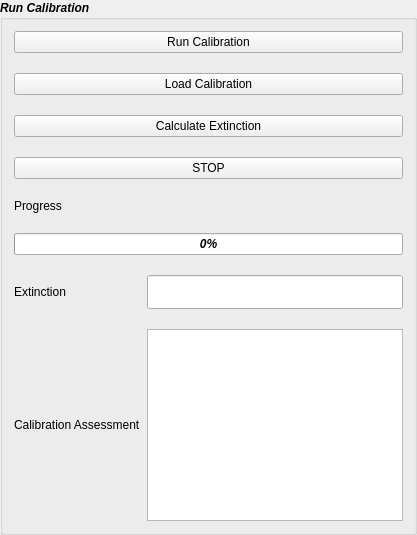
            <widget class="QGroupBox" name="run_calib">
             <property name="font">
              <font>
               <weight>75</weight>
               <italic>true</italic>
               <bold>true</bold>
              </font>
             </property>
             <property name="title">
              <string>Run Calibration</string>
             </property>
             <layout class="QGridLayout" name="gridLayout_12">
              <property name="verticalSpacing">
               <number>20</number>
              </property>
              <item row="8" column="0">
               <widget class="QLabel" name="labell_calib_assessment">
                <property name="font">
                 <font>
                  <weight>50</weight>
                  <italic>false</italic>
                  <bold>false</bold>
                 </font>
                </property>
                <property name="text">
                 <string>Calibration Assessment</string>
                </property>
               </widget>
              </item>
              <item row="4" column="0">
               <widget class="QLabel" name="label_progress">
                <property name="font">
                 <font>
                  <weight>50</weight>
                  <italic>false</italic>
                  <bold>false</bold>
                 </font>
                </property>
                <property name="text">
                 <string>Progress</string>
                </property>
               </widget>
              </item>
              <item row="6" column="0">
               <widget class="QLabel" name="label_extinction">
                <property name="sizePolicy">
                 <sizepolicy hsizetype="Fixed" vsizetype="Preferred">
                  <horstretch>0</horstretch>
                  <verstretch>0</verstretch>
                 </sizepolicy>
                </property>
                <property name="font">
                 <font>
                  <weight>50</weight>
                  <italic>false</italic>
                  <bold>false</bold>
                 </font>
                </property>
                <property name="text">
                 <string>Extinction</string>
                </property>
               </widget>
              </item>
              <item row="0" column="0" colspan="2">
               <widget class="QPushButton" name="qbutton_calibrate">
                <property name="sizePolicy">
                 <sizepolicy hsizetype="Minimum" vsizetype="Fixed">
                  <horstretch>0</horstretch>
                  <verstretch>0</verstretch>
                 </sizepolicy>
                </property>
                <property name="font">
                 <font>
                  <weight>50</weight>
                  <italic>false</italic>
                  <bold>false</bold>
                 </font>
                </property>
                <property name="text">
                 <string>Run Calibration</string>
                </property>
                <property name="autoDefault">
                 <bool>false</bool>
                </property>
               </widget>
              </item>
              <item row="5" column="0" colspan="2">
               <widget class="QProgressBar" name="progress_bar">
                <property name="value">
                 <number>0</number>
                </property>
               </widget>
              </item>
              <item row="2" column="0" colspan="2">
               <widget class="QPushButton" name="qbutton_calc_extinction">
                <property name="font">
                 <font>
                  <weight>50</weight>
                  <italic>false</italic>
                  <bold>false</bold>
                 </font>
                </property>
                <property name="text">
                 <string>Calculate Extinction</string>
                </property>
               </widget>
              </item>
              <item row="6" column="1">
               <widget class="QLineEdit" name="le_extinction">
                <property name="sizePolicy">
                 <sizepolicy hsizetype="Minimum" vsizetype="Fixed">
                  <horstretch>0</horstretch>
                  <verstretch>0</verstretch>
                 </sizepolicy>
                </property>
                <property name="font">
                 <font>
                  <pointsize>17</pointsize>
                 </font>
                </property>
                <property name="readOnly">
                 <bool>true</bool>
                </property>
               </widget>
              </item>
              <item row="3" column="0" colspan="2">
               <widget class="QPushButton" name="qbutton_stop_calib">
                <property name="font">
                 <font>
                  <weight>50</weight>
                  <italic>false</italic>
                  <bold>false</bold>
                 </font>
                </property>
                <property name="text">
                 <string>STOP</string>
                </property>
               </widget>
              </item>
              <item row="1" column="0" colspan="2">
               <widget class="QPushButton" name="qbutton_load_calib">
                <property name="font">
                 <font>
                  <weight>50</weight>
                  <italic>false</italic>
                  <bold>false</bold>
                 </font>
                </property>
                <property name="text">
                 <string>Load Calibration</string>
                </property>
               </widget>
              </item>
              <item row="8" column="1">
               <widget class="QTextBrowser" name="tb_calib_assessment"/>
              </item>
             </layout>
            </widget>
